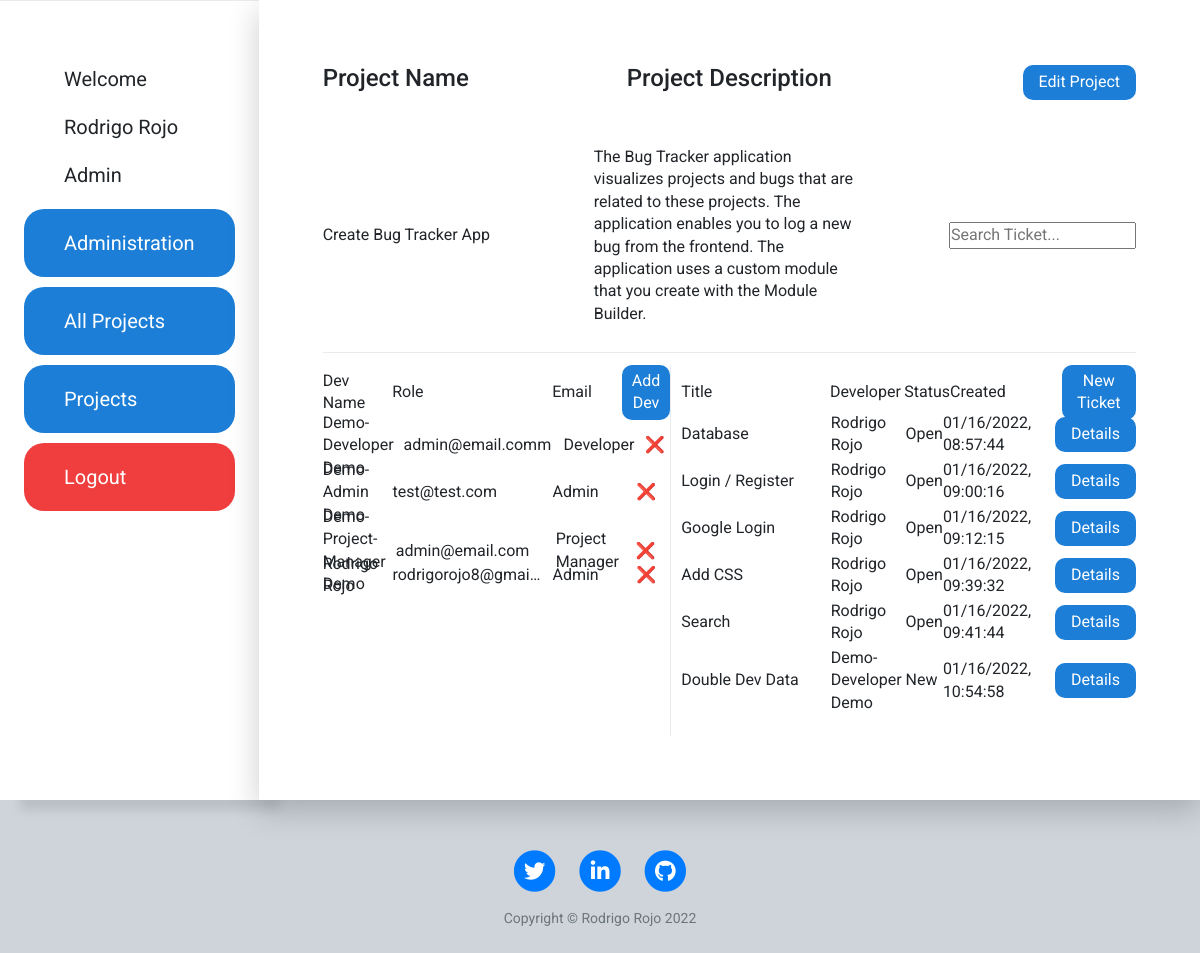
Screenshot of /project/1 (signed in) with the database file from the repository.
### main.py (models this page shows)
class User(UserMixin, db.Model):
    id = db.Column(db.Integer, primary_key=True)
    email = db.Column(db.String(250), unique=True)
    password = db.Column(db.String(250))
    first_name = db.Column(db.String(50))
    last_name = db.Column(db.String(50))
    role = db.Column(db.String(50))

### tables this page shows
CREATE TABLE project(id integer PRIMARY KEY,name VARCHAR(100),description VARCHAR(250),author VARCHAR(100));

CREATE TABLE "ticket" (
	"id"	integer,
	"title"	VARCHAR(100),
	"description"	VARCHAR(250),
	"developer"	VARCHAR(100),
	"created"	VARCHAR(100),
	"author"	VARCHAR(100),
	"ticket_priority"	VARCHAR(50),
	"ticket_status"	VARCHAR(50),
	"ticket_type"	VARCHAR(50),
	"updated"	VARCHAR(100),
	"project_id"	 NOT NULL,
	"user_id"	 NOT NULL,
	PRIMARY KEY("id"),
	CONSTRAINT "FK_project" FOREIGN KEY("project_id") REFERENCES "project"("id"),
	FOREIGN KEY("user_id") REFERENCES "user"("id")
);

### main.py (the view)
@app.route("/project/<id>")
@login_required
def project(id):
    database.delete_duplicate_devs_from_projects()
    devs = database.get_project_devs(id)
    project = database.get_project_by_id(id)
    tickets = database.get_tickets_by_project_id(id)
    all_users = database.get_all_users()
    return render_template("project.html", project=project, all_users=all_users, devs=devs, tickets=tickets, year=year)

### database.py (called while the page is built, shortened)
def get_all_users():
    conn = sqlite3.connect(database="bug_tracker.db")
    cur = conn.cursor()
    sql = ''' SELECT id, first_name, last_name, email, role
               FROM user; '''
    cur.execute(sql)
    data = cur.fetchall()
    conn.close()
    return data

def get_project_by_id(id):
    conn = sqlite3.connect(database="bug_tracker.db")
    cur = conn.cursor()
    sql = f''' SELECT * from project
               WHERE id = {id}; '''
    cur.execute(sql)
    data = cur.fetchone()
    conn.close()
    return data

def get_tickets_by_project_id(id):
    conn = sqlite3.connect(database="bug_tracker.db")
    cur = conn.cursor()
    sql = f''' SELECT * FROM ticket
               WHERE project_id = '{id}'; '''
    cur.execute(sql)
    data = cur.fetchall()
    conn.close()
    return data

def get_project_devs(project_id):
    conn = sqlite3.connect(database="bug_tracker.db")
    cur = conn.cursor()
    sql = f''' SELECT DISTINCT user.id, user.first_name, user.last_name, user.role, user.email
               FROM project_dev
               LEFT JOIN user
               ON user.id = project_dev.user_id
               WHERE project_id = {project_id}; '''
    cur.execute(sql)
    data = cur.fetchall()
    conn.close()
    return data

def delete_duplicate_devs_from_projects():
    conn = sqlite3.connect(database="bug_tracker.db")
    cur = conn.cursor()
    sql = f''' SELECT id, user_id, project_id, count(*)
               FROM project_dev
               GROUP by user_id, project_id
               HAVING COUNT(*)>1; '''
    cur.execute(sql)
    data = cur.fetchall()
    conn.close()

### main.py (called while the page is built)
@login_manager.user_loader
def load_user(user_id):
    return User.query.get(user_id)

### templates/project.html (shortened to what this page needs)
{% include "header.html" %}
<div class="main-container grid">
    <div class="project-container grid">
        <div class="project-description grid">
            <h4>Project Name</h4>
            <h4 class="second-item">Project Description</h4>
            {% if current_user.role == "Project Manager" or current_user.role == "Admin" %}
            <button data-toggle="modal" data-target="#edit-project"
                class="add-project-btn editProjectBtn last-item">Edit Project</button>
            {% endif %}
        </div>
        <div class="data grid">
            <p>{{project[1]}}</p>
            <p class="second-item">{{project[2]}}</p>
            <input class="last-item" type="text" id="mySearch" onkeyup="myTickets()" placeholder="Search Ticket..."
                    title="Type in a category">
        </div>
    </div>
    <div id="devDiv" class="dev-container grid scroll">
        <div class="dev-description grid">
            <p>Dev Name</p>
            <p>Role</p>
            <p>Email</p>
            {% if current_user.role == "Project Manager" or current_user.role == "Admin" %}
            <button class="add-dev-btn" data-toggle="modal" data-target="#dev_id">Add Dev</button>
            {% endif %}
        </div>
        {% for dev in devs %}
        <span class="dev-data grid">
            <p>{{dev[1]}} {{dev[2]}}</p>
            <p class="overflow">{{dev[4]}}</p>
            <p>{{dev[3]}}</p>
            {% if current_user.role == "Admin" %}
            <a class="del-dev" href="{{url_for('delete_dev_project', id=dev[0], project_id=project[0])}}">❌</a>
            {% endif %}
        </span>
        {% endfor %}
    </div>
    <div id="myTickets" class="ticket-container grid scroll">
        <div class="ticket-description grid">
            <p>Title</p>
            <p>Developer</p>
            <p>Status</p>
            <p>Created</p>
            {% if current_user.role == "Project Manager" or current_user.role == "Admin" %}
            <button class="add-ticket-btn" data-toggle="modal" data-target="#add-ticket">New Ticket</button>
            {% endif %}
        </div>
        {% for ticket in tickets %}
        <span class="ticket-data grid">
            <p class="overflow">{{ticket[1]}}</p>
            <p>{{ticket[3]}}</p>
            <p>{{ticket[7]}}</p>
            <p>{{ticket[4]}}</p>
            <a class="ticket-link" href="{{url_for('ticket', id=ticket[0])}}">Details</a>
        </span>
        {% endfor %}
    </div>
</div>
    {% include "footer.html" %}

### templates/header.html (shortened to what this page needs)
<!DOCTYPE html>
<html lang="en">
<head>
    <link href="{{ url_for('static', filename='vendor/fontawesome-free/css/all.min.css')}}" rel="stylesheet" type="text/css">
    <link rel="stylesheet" href="https://maxcdn.bootstrapcdn.com/bootstrap/4.0.0/css/bootstrap.min.css">
    <link rel="stylesheet" href="{{url_for('static', filename='css/style.css')}}">
    <link rel="stylesheet" href="{{url_for('static', filename='css/home.css')}}">
</head>
<body>
    <div class="flex">
        <div class="nav-container dashboard flex">
            <div class="user">
                <p>Welcome</p>
                <p>{{current_user.first_name}} {{current_user.last_name}}</p>
                <p>{{current_user.role}}</p>
            </div>
            {% if current_user.role == "Admin" %}
            <a class="nav-btn" href="{{url_for('admin')}}">Administration</a>
            {% endif %}
            {% if current_user.role == "Project Manager" or current_user.role == "Admin" %}
            <a class="nav-btn" href="{{url_for('dashboard')}}">All Projects</a>
            {% endif %}
            <a class="nav-btn" href="{{url_for('user_projects')}}">Projects</a>
            <a class="nav-btn logout" href="{{url_for('logout')}}">Logout</a>
        </div>

### static/css/style.css (style rules this page uses)
* { margin: 0; padding: 0; box-sizing: border-box; }
body { font-family: 'Roboto', sans-serif; line-height: 1.4; background-color: #ced4da; }
.overflow { white-space: nowrap; overflow: hidden; text-overflow: ellipsis; }
.scroll { overflow-y: auto; }
.flex { display: flex; }
.grid { display: grid; row-gap: 12px; }
.nav-container { background-color: white; height: 100vh; flex-direction: column; box-shadow: 20px 10px 10px rgba(0, 0, 0, 0.10); }
.nav-container p { font-size: 20px; padding: 10px 40px; }
.nav-container p:first-child { padding-top: 40px; }
.nav-btn:link, .nav-btn:visited { display: block; color: white; background-color: #1c7ed6; text-decoration: none; border: none; font-size: 20px; width: 100%; padding: 20px 40px; margin-top: 10px; border-radius: 20px; }
.logout:link, .logout:visited { background-color: #f03e3e; color: white; }
.add-project-btn { padding: 6px 16px; color: white; background-color: #1c7ed6; border: none; border-radius: 10px; cursor: pointer; font-size: 16px; }
.project-details-a:link, .project-details-a:visited, .ticket-link:link, .ticket-link:visited { display: block; color: white; background-color: #1c7ed6; text-decoration: none; border: none; padding: 6px 16px; border-radius: 10px; }
.second-item { justify-self: center; }
.last-item { justify-self: end; }
.main-container { background-color: white; width: 1400px; height: 800px; margin: auto; padding: 64px; grid-template-columns: 1.5fr 2fr; box-shadow: 0 10px 30px rgba(0, 0, 0, 0.20); }
.dashboard { grid-template-rows: 35px; grid-auto-rows: minmax(35px, 500px); border-top: 1px solid #e9ecef; padding: 24px; }
.project-container { grid-column: 1 / -1; grid-template-rows: 35px; grid-auto-rows: minmax(35px, auto); row-gap: 20px; border-bottom: 1px solid #e9ecef; }
.data { grid-template-columns: 1fr 1fr 1fr; align-items: center; }
.project-description, .project-data { grid-template-columns: 1fr 1fr 1fr; align-items: center; }
.editProjectBtn { justify-self: end; }
.dev-container { grid-auto-rows: 35px; border-right: 1px solid #e9ecef; }
.dev-description, .dev-data { grid-template-columns: 1fr 150px 1fr .8fr; column-gap: 10px; align-items: center; }
.add-dev-btn, .del-dev, .add-ticket-btn, .ticket-link { justify-self: center; }
.add-dev-btn, .add-ticket-btn, .add-dev form input, .btn-ticket, .comment-btn, .edit-project-submit, .edit-ticket-submit, .edit-user-input, .edit-ticket-btn { padding: 5px 10px; background-color: #1c7ed6; color: white; border: none; border-radius: 10px; cursor: pointer; font-size: 16px; }
.ticket-container { grid-auto-rows: 35px; padding-left: 10px; }
.ticket-description, .ticket-data { grid-template-columns: 2fr 1fr .5fr 1.5fr 1fr; align-items: center; }
p { margin-bottom: 0; }

### rows the page displays
User: first_name "Rodrigo", last_name "Rojo", role "Admin", email "rodrigorojo8@gmai…"
project: name "Create Bug Tracker App", description "The Bug Tracker application visualizes projects and bugs that are related to these projects. The application enables you to log a new bug from the frontend. The application uses a custom module that you create with the Module Builder."
User: first_name "Demo-Developer", last_name "Demo", email "admin@email.comm", role "Developer"
User: first_name "Demo-Admin", last_name "Demo", email "test@test.com", role "Admin"
User: first_name "Demo-Project-Manager", last_name "Demo", email "admin@email.com", role "Project Manager"
ticket: title "Database", developer "Rodrigo Rojo", ticket_status "Open", created "01/16/2022, 08:57:44"
ticket: title "Login / Register", developer "Rodrigo Rojo", ticket_status "Open", created "01/16/2022, 09:00:16"
ticket: title "Google Login", developer "Rodrigo Rojo", ticket_status "Open", created "01/16/2022, 09:12:15"
ticket: title "Add CSS", developer "Rodrigo Rojo", ticket_status "Open", created "01/16/2022, 09:39:32"
ticket: title "Search", developer "Rodrigo Rojo", ticket_status "Open", created "01/16/2022, 09:41:44"
ticket: title "Double Dev Data", developer "Demo-Developer Demo", ticket_status "New", created "01/16/2022, 10:54:58"

### other values shown
{{ year }} "2022"
